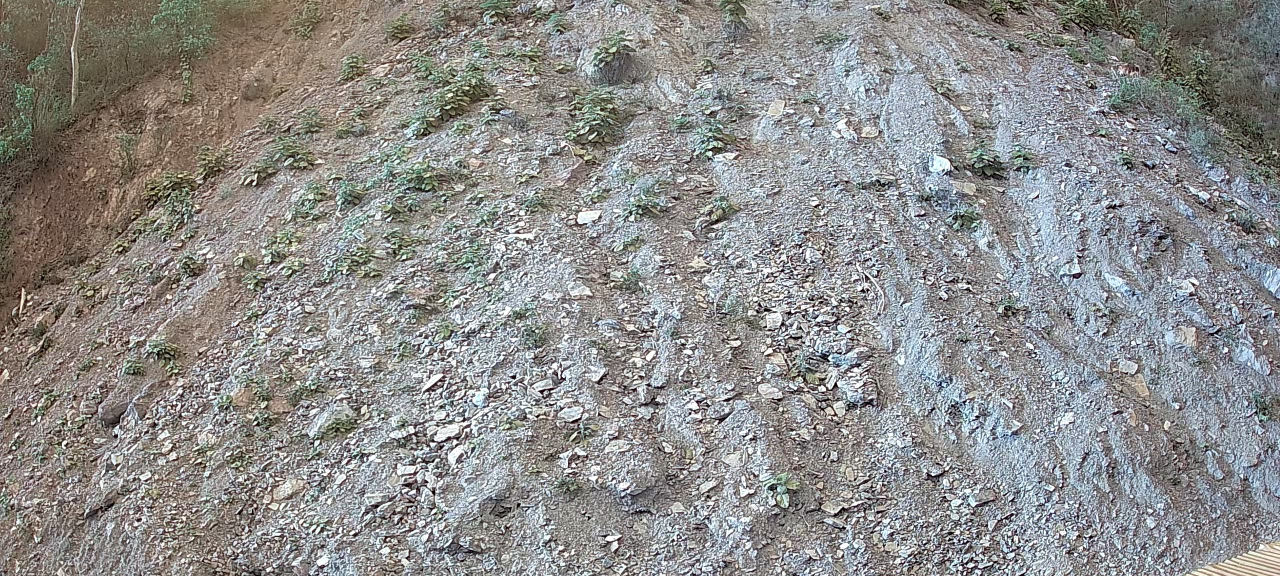
#> input picture Test_Images/May_14.jpg, 2560 x 1152 px (shown at 1/2 size)
$ python veg_bound_annotator.py ../../../Test_Images/May_14.jpg out
#> lines starting #> are read from the running program, lines starting #| are printed output that depends on the picture
import cv2
import numpy as np
import os
import pandas as pd
from pathlib import Path
import argparse
import json
from datetime import datetime

class VegetationBoundaryTool:
    def __init__(self, image_path, output_dir):
#> called with image_path = '../../../Test_Images/May_14.jpg', output_dir = 'out'
        self.image_path = image_path
        self.output_dir = output_dir
        self.image_name = Path(image_path).stem

        # Load original image
        self.original_image = cv2.imread(image_path)
#> self.original_image is the input picture: shape (1152, 2560, 3); mean B, G, R 140.7, 141.9, 142.6
        if self.original_image is None:
            raise ValueError(f"Could not load image: {image_path}")

        self.height, self.width = self.original_image.shape[:2]
#> self.height = 1152; self.width = 2560
        print(f"Loaded image: {self.width}x{self.height}")
#| Loaded image: 2560x1152

        # Create output directories
        os.makedirs(output_dir, exist_ok=True)
        self.patches_dir = os.path.join(output_dir, f"{self.image_name}_patches")
        os.makedirs(self.patches_dir, exist_ok=True)

        # Initialize drawing variables
        self.drawing = False
        self.polygons = []  # List of polygons (vegetation areas)
        self.current_polygon = []
        self.display_image = None
        self.scale_factor = 1.0

        # Create display image (scaled if needed)
        self.setup_display()

        print("\n🎨 DRAWING INSTRUCTIONS:")
        print("  • Left click to add points to polygon")
        print("  • Right click to finish current polygon")
        print("  • Press 'z' to undo last point")
        print("  • Press 'c' to clear all polygons")
        print("  • Press 'u' to undo last polygon")
        print("  • Press 's' to save and process patches")
        print("  • Press 'q' to quit without saving")
        print("  • Press SPACE to toggle polygon fill view")

    def setup_display(self):
        """Setup display image with appropriate scaling"""
        max_display_size = 1000  # Maximum display dimension

        if max(self.width, self.height) > max_display_size:
            self.scale_factor = max_display_size / max(self.width, self.height)
#> self.scale_factor = 0.391
            new_width = int(self.width * self.scale_factor)
#> new_width = 1000
            new_height = int(self.height * self.scale_factor)
#> new_height = 450
            self.display_image = cv2.resize(self.original_image, (new_width, new_height))
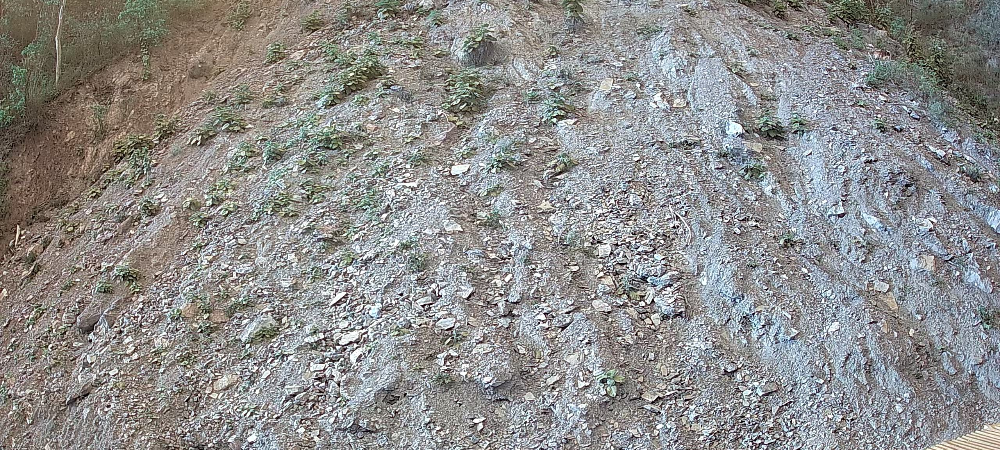
#> self.display_image: shape (450, 1000, 3); mean B, G, R 140.6, 141.8, 142.5
            print(f"Scaled display to: {new_width}x{new_height} (scale: {self.scale_factor:.3f})")
#| Scaled display to: 1000x450 (scale: 0.391)
        else:
            self.display_image = self.original_image.copy()

        self.current_display = self.display_image.copy()

    # [18 lines left out: function mouse_callback, not called in this run]

    def update_display(self):
        """Update the display with current polygons"""
        self.current_display = self.display_image.copy()

        # Draw completed polygons
        for i, polygon in enumerate(self.polygons):
            # Scale polygon points for display
            display_polygon = [(int(p[0] * self.scale_factor), int(p[1] * self.scale_factor))
                             for p in polygon]

            # Draw filled polygon
            pts = np.array(display_polygon, dtype=np.int32)
            cv2.fillPoly(self.current_display, [pts], (0, 255, 0, 128))  # Green fill

            # Draw polygon outline
            cv2.polylines(self.current_display, [pts], True, (0, 255, 0), 2)

            # Add polygon number
            if display_polygon:
                cv2.putText(self.current_display, f"V{i+1}", display_polygon[0],
                          cv2.FONT_HERSHEY_SIMPLEX, 0.7, (255, 255, 255), 2)

        # Draw current polygon being drawn
        if len(self.current_polygon) > 0:
            display_current = [(int(p[0] * self.scale_factor), int(p[1] * self.scale_factor))
                             for p in self.current_polygon]

            # Draw points
            for point in display_current:
                cv2.circle(self.current_display, point, 4, (0, 0, 255), -1)

            # Draw lines between points
            if len(display_current) > 1:
                pts = np.array(display_current, dtype=np.int32)
                cv2.polylines(self.current_display, [pts], False, (0, 0, 255), 2)

    # [159 lines left out: functions create_vegetation_mask, calculate_optimal_patches, extract_and_label_patches, not called in this run]

    def run(self):
        """Run the interactive boundary marking tool"""
        window_name = f"Vegetation Boundary Tool - {self.image_name}"
        cv2.namedWindow(window_name, cv2.WINDOW_NORMAL)
        cv2.setMouseCallback(window_name, self.mouse_callback)

        self.update_display()

        while True:
            cv2.imshow(window_name, self.current_display)
            key = cv2.waitKey(1) & 0xFF
#> (key q is pressed here)

            if key == ord('q'):
                print("Quitting without saving...")
                break
            elif key == ord('z'):
                # Undo last point in current polygon
                if self.current_polygon:
                    removed_point = self.current_polygon.pop()
                    print(f"Removed last point: {removed_point}")
                    self.update_display()
                else:
                    print("No points to remove in current polygon")
            elif key == ord('c'):
                # Clear all polygons
                self.polygons = []
                self.current_polygon = []
                self.update_display()
                print("All polygons cleared")
            elif key == ord('u'):
                # Undo last polygon
                if self.polygons:
                    removed = self.polygons.pop()
                    print(f"Removed polygon with {len(removed)} points")
                    self.update_display()
                else:
                    print("No polygons to remove")
            elif key == ord('s'):
                # Save and process
                self.extract_and_label_patches()
                break
            elif key == ord(' '):
                # Toggle polygon visibility (just for viewing)
                if len(self.polygons) > 0:
                    temp_display = self.display_image.copy()
                    cv2.imshow(window_name, temp_display)
                    cv2.waitKey(500)  # Show for 500ms
                    self.update_display()

        cv2.destroyAllWindows()

def main():
    parser = argparse.ArgumentParser(description='Vegetation boundary marking and auto-labeling tool')
    parser.add_argument('image_path', help='Path to input image')
    parser.add_argument('output_dir', help='Directory to save patches and labels')

    args = parser.parse_args()

    if not os.path.exists(args.image_path):
        print(f"Error: Image file {args.image_path} does not exist")
        return

    try:
        tool = VegetationBoundaryTool(args.image_path, args.output_dir)
        tool.run()
    except Exception as e:
        print(f"Error: {e}")

if __name__ == "__main__":
    main()

# Example usage:
# python vegetation_boundary_tool.py /path/to/image.jpg /path/to/output/directory

$ run again, on Test_Images/1.png
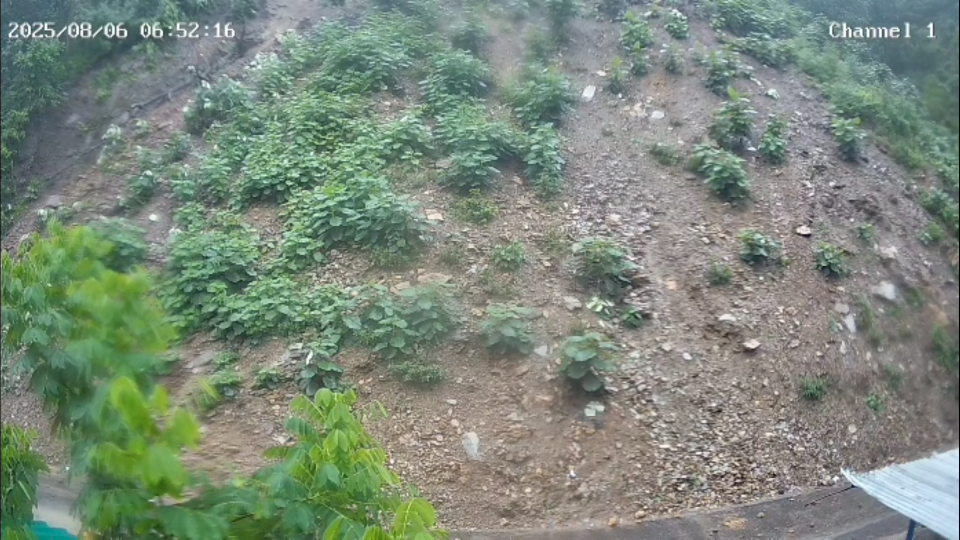
#> input picture Test_Images/1.png, 1920 x 1080 px (shown at 1/2 size)
#> in __init__, self.original_image is the input picture: shape (1080, 1920, 3); mean B, G, R 122.7, 137.1, 123.6
#| Loaded image: 1920x1080
#> in setup_display, `self.display_image = cv2.resize(self.original_image, (new_width, new_h..`:
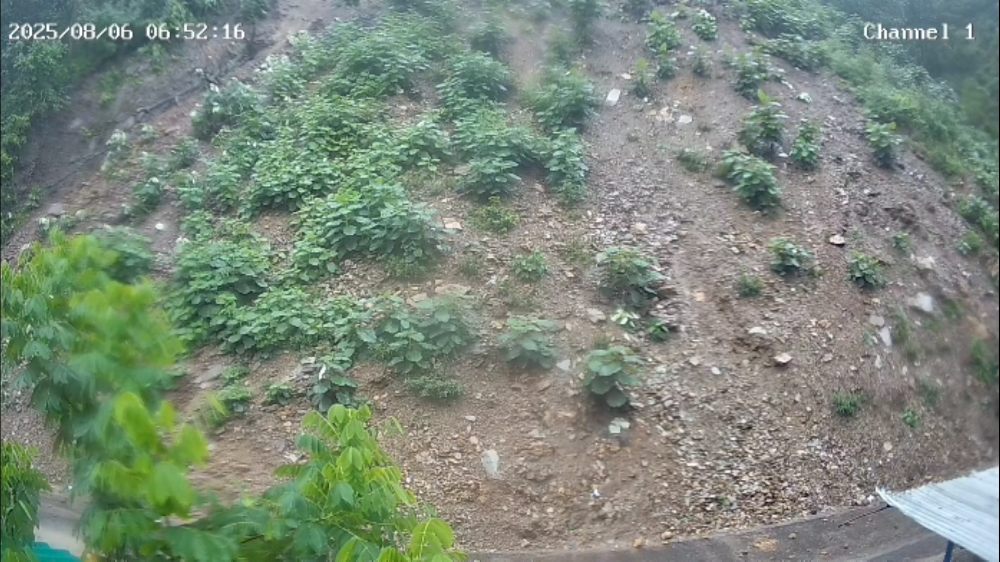
#> self.display_image: shape (562, 1000, 3); mean B, G, R 122.6, 137, 123.5
#| Scaled display to: 1000x562 (scale: 0.521)
